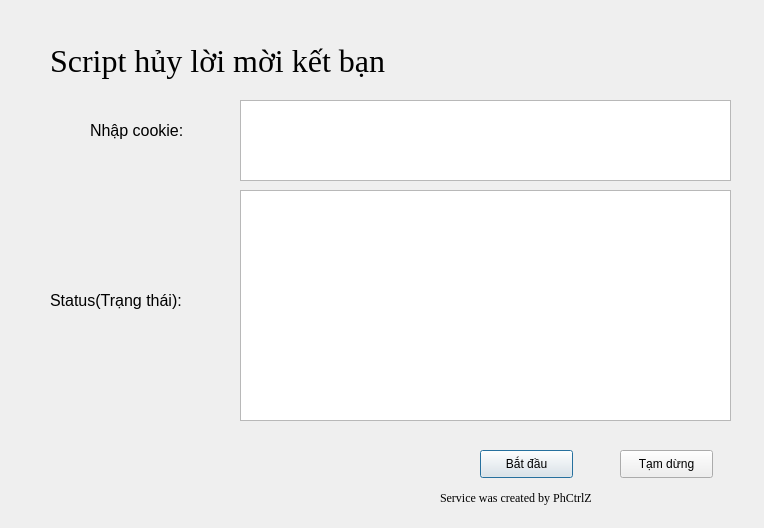
<?xml version="1.0" encoding="UTF-8"?>
<ui version="4.0">
 <class>Dialog</class>
 <widget class="QDialog" name="Dialog">
  <property name="geometry">
   <rect>
    <x>0</x>
    <y>0</y>
    <width>764</width>
    <height>528</height>
   </rect>
  </property>
  <property name="windowTitle">
   <string>Dialog</string>
  </property>
  <widget class="QLabel" name="label">
   <property name="geometry">
    <rect>
     <x>50</x>
     <y>30</y>
     <width>421</width>
     <height>61</height>
    </rect>
   </property>
   <property name="font">
    <font>
     <family>Times New Roman</family>
     <pointsize>24</pointsize>
    </font>
   </property>
   <property name="text">
    <string>Script hủy lời mời kết bạn</string>
   </property>
  </widget>
  <widget class="QTextEdit" name="cookie">
   <property name="geometry">
    <rect>
     <x>240</x>
     <y>100</y>
     <width>491</width>
     <height>81</height>
    </rect>
   </property>
  </widget>
  <widget class="QTextEdit" name="Status">
   <property name="geometry">
    <rect>
     <x>240</x>
     <y>190</y>
     <width>491</width>
     <height>231</height>
    </rect>
   </property>
  </widget>
  <widget class="QPushButton" name="Start">
   <property name="geometry">
    <rect>
     <x>480</x>
     <y>450</y>
     <width>93</width>
     <height>28</height>
    </rect>
   </property>
   <property name="text">
    <string>Bắt đầu</string>
   </property>
  </widget>
  <widget class="QPushButton" name="Pause">
   <property name="geometry">
    <rect>
     <x>620</x>
     <y>450</y>
     <width>93</width>
     <height>28</height>
    </rect>
   </property>
   <property name="text">
    <string>Tạm dừng</string>
   </property>
  </widget>
  <widget class="QLabel" name="label_2">
   <property name="geometry">
    <rect>
     <x>90</x>
     <y>110</y>
     <width>131</width>
     <height>41</height>
    </rect>
   </property>
   <property name="font">
    <font>
     <pointsize>12</pointsize>
    </font>
   </property>
   <property name="text">
    <string>Nhập cookie:</string>
   </property>
  </widget>
  <widget class="QLabel" name="label_3">
   <property name="geometry">
    <rect>
     <x>50</x>
     <y>280</y>
     <width>181</width>
     <height>41</height>
    </rect>
   </property>
   <property name="font">
    <font>
     <pointsize>12</pointsize>
    </font>
   </property>
   <property name="text">
    <string>Status(Trạng thái):</string>
   </property>
  </widget>
  <widget class="QLabel" name="label_4">
   <property name="geometry">
    <rect>
     <x>440</x>
     <y>490</y>
     <width>201</width>
     <height>16</height>
    </rect>
   </property>
   <property name="font">
    <font>
     <family>Times New Roman</family>
    </font>
   </property>
   <property name="text">
    <string>Service was created by PhCtrlZ</string>
   </property>
  </widget>
 </widget>
 <resources/>
 <connections/>
</ui>
